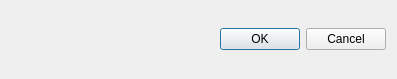
<?xml version="1.0" encoding="UTF-8"?>
<ui version="4.0">
 <class>Dialog_Parameters</class>
 <widget class="QDialog" name="Dialog_Parameters">
  <property name="geometry">
   <rect>
    <x>0</x>
    <y>0</y>
    <width>397</width>
    <height>79</height>
   </rect>
  </property>
  <property name="windowTitle">
   <string>Dialog</string>
  </property>
  <layout class="QVBoxLayout" name="verticalLayout">
   <item>
    <layout class="QGridLayout" name="mainLayout"/>
   </item>
   <item>
    <widget class="QDialogButtonBox" name="buttonBox">
     <property name="orientation">
      <enum>Qt::Horizontal</enum>
     </property>
     <property name="standardButtons">
      <set>QDialogButtonBox::Cancel|QDialogButtonBox::Ok</set>
     </property>
    </widget>
   </item>
  </layout>
 </widget>
 <resources/>
 <connections>
  <connection>
   <sender>buttonBox</sender>
   <signal>accepted()</signal>
   <receiver>Dialog_Parameters</receiver>
   <slot>accept()</slot>
   <hints>
    <hint type="sourcelabel">
     <x>248</x>
     <y>254</y>
    </hint>
    <hint type="destinationlabel">
     <x>157</x>
     <y>274</y>
    </hint>
   </hints>
  </connection>
  <connection>
   <sender>buttonBox</sender>
   <signal>rejected()</signal>
   <receiver>Dialog_Parameters</receiver>
   <slot>reject()</slot>
   <hints>
    <hint type="sourcelabel">
     <x>316</x>
     <y>260</y>
    </hint>
    <hint type="destinationlabel">
     <x>286</x>
     <y>274</y>
    </hint>
   </hints>
  </connection>
 </connections>
</ui>
